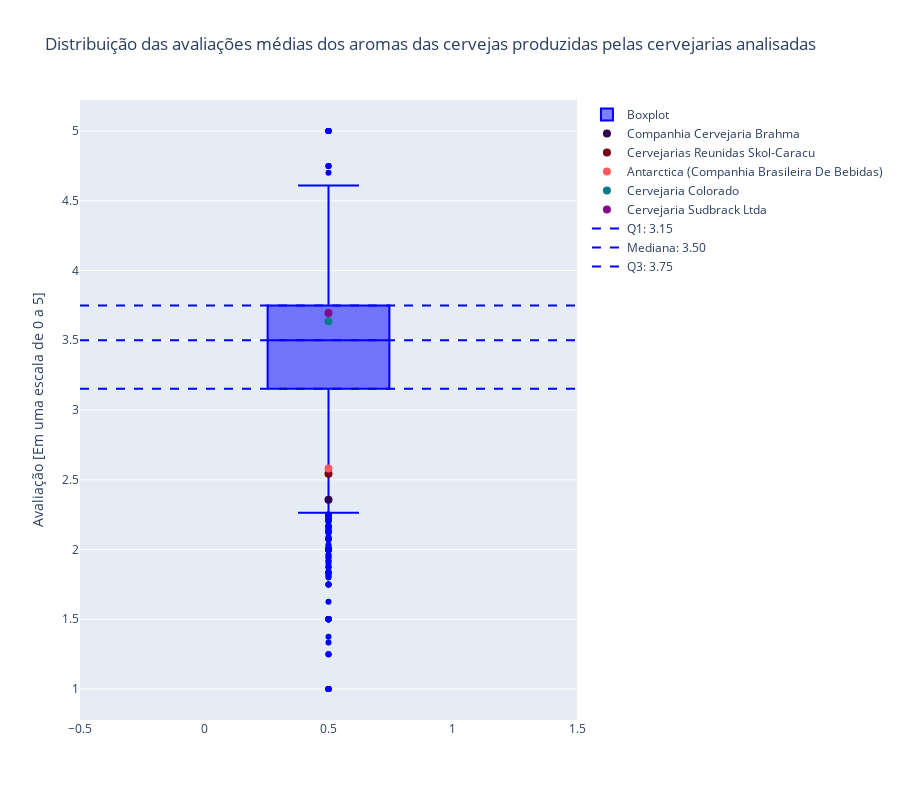

Notebook code for this chart:
### Code cell
# Gera um boxplot da distribuição das avaliações médias dos aromas das cervejas produzidas pelas cervejarias presentes no dataset, 
# destacando as cervejarias brasileiras e os quartis do boxplot em questão.

# Cria uma lista de cores para destacar os pontos que representam as cervejarias brasileiras.
colors = ["#2F004F","#780116", "#FF5A5F", "#087E8B","#820B8A"]

# Cria um título para o plot.
title = "Distribuição das avaliações médias dos aromas das cervejas produzidas pelas cervejarias analisadas"

# Cria um título para o eixo y do plot.
yaxis_title = "Avaliação [Em uma escala de 0 a 5]"

# Cria o plot descrito no ínicio dessa célula.
generate_boxplot(breweries_production_aroma_reviews, brazilian_breweries_production_aroma_reviews, 
                 colors,title=title, yaxis_title=yaxis_title)

### Figure 1 — Plotly figure (JSON) as saved in the notebook; plotly's stock layout.template omitted (floating-point values rounded to 4 significant figures; data arrays with more than 128 entries replaced by an {"elided": "..."} marker saying what was removed)
{"data": [{"line": {"color": "blue"}, "marker": {"color": "blue"}, "name": "Boxplot", "type": "box", "x": {"elided": "5742 float values"}, "y": {"elided": "5742 float values"}}, {"marker": {"color": "#2F004F", "size": 8}, "mode": "markers", "name": "Companhia Cervejaria Brahma", "type": "scatter", "x": [0.5], "y": [2.356]}, {"marker": {"color": "#780116", "size": 8}, "mode": "markers", "name": "Cervejarias Reunidas Skol-Caracu", "type": "scatter", "x": [0.5], "y": [2.543]}, {"marker": {"color": "#FF5A5F", "size": 8}, "mode": "markers", "name": "Antarctica (Companhia Brasileira De Bebidas)", "type": "scatter", "x": [0.5], "y": [2.58]}, {"marker": {"color": "#087E8B", "size": 8}, "mode": "markers", "name": "Cervejaria Colorado", "type": "scatter", "x": [0.5], "y": [3.636]}, {"marker": {"color": "#820B8A", "size": 8}, "mode": "markers", "name": "Cervejaria Sudbrack Ltda", "type": "scatter", "x": [0.5], "y": [3.696]}, {"line": {"color": "blue", "dash": "dash"}, "mode": "lines", "name": "Q1: 3.15", "type": "scatter", "x": [-0.5, 1.5], "y": [3.153, 3.153]}, {"line": {"color": "blue", "dash": "dash"}, "mode": "lines", "name": "Mediana: 3.50", "type": "scatter", "x": [-0.5, 1.5], "y": [3.5, 3.5]}, {"line": {"color": "blue", "dash": "dash"}, "mode": "lines", "name": "Q3: 3.75", "type": "scatter", "x": [-0.5, 1.5], "y": [3.75, 3.75]}], "layout": {"height": 800, "showlegend": true, "title": {"text": "Distribuição das avaliações médias dos aromas das cervejas produzidas pelas cervejarias analisadas"}, "yaxis": {"title": {"text": "Avaliação [Em uma escala de 0 a 5]"}}}}
